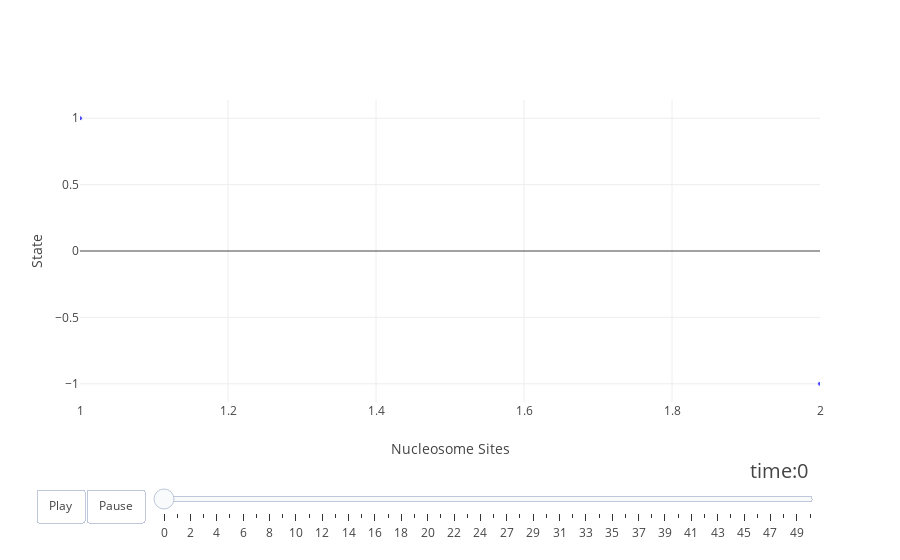

Notebook code for this chart:
### Code cell
numFrames = 50

from plotly.offline import init_notebook_mode, iplot
from IPython.display import display, HTML

init_notebook_mode(connected=True)

times = np.linspace(0, len(nucHistory) - 1, numFrames)

# make list of nucleosomes
nucSites = np.linspace(1, N, N)

# make figure
figure = {
    'data': [],
    'layout': {},
    'frames': []
}

# fill in most of layout
figure['layout']['xaxis'] = {'range': nucSites, 'title': 'Nucleosome Sites'}
figure['layout']['yaxis'] = {'title': 'State'}
figure['layout']['hovermode'] = 'closest'
figure['layout']['sliders'] = {
    'args': [
        'transition', {
            'duration': 400,
            'easing': 'cubic-in-out'
        }
    ],
    'initialValue': 0,
    'plotlycommand': 'animate',
    'values': times.tolist(),
    'visible': True
}
figure['layout']['updatemenus'] = [
    {
        'buttons': [
            {
                'args': [None, {'frame': {'duration': 500, 'redraw': False},
                         'fromcurrent': True, 'transition': {'duration': 300, 'easing': 'quadratic-in-out'}}],
                'label': 'Play',
                'method': 'animate'
            },
            {
                'args': [[None], {'frame': {'duration': 0, 'redraw': False}, 'mode': 'immediate',
                'transition': {'duration': 0}}],
                'label': 'Pause',
                'method': 'animate'
            }
        ],
        'direction': 'left',
        'pad': {'r': 10, 't': 87},
        'showactive': False,
        'type': 'buttons',
        'x': 0.1,
        'xanchor': 'right',
        'y': 0,
        'yanchor': 'top'
    }
]

sliders_dict = {
    'active': 0,
    'yanchor': 'top',
    'xanchor': 'left',
    'currentvalue': {
        'font': {'size': 20},
        'prefix': 'time:',
        'visible': True,
        'xanchor': 'right'
    },
    'transition': {'duration': 300, 'easing': 'cubic-in-out'},
    'pad': {'b': 10, 't': 50},
    'len': 0.9,
    'x': 0.1,
    'y': 0,
    'steps': []
}

# make data
time = 0
data_dict = {
    'x': nucSites.tolist(),
    'y': nucHistory[time]['sites'].tolist(),
    'mode': 'markers',
    'marker': {
        'color': nucHistory[time]['color'],
        'size': nucHistory[time]['size'],
    },
}
figure['data'].append(data_dict)
    
# make frames
for time in times:
    time = int(time)
    frame = {'data': [], 'name': str(time)}
    data_dict = {
        'x': nucSites.tolist(),
        'y': nucHistory[time]['sites'].tolist(),
        'mode': 'markers',
        'marker': {
            'color': nucHistory[time]['color'],
            'size': nucHistory[time]['size'],
        },
    }
    frame['data'].append(data_dict)
    figure['frames'].append(frame)
    slider_step = {'args': [
        [time],
        {'frame': {'duration': 300, 'redraw': False},
         'mode': 'immediate',
       'transition': {'duration': 300}}
     ],
     'label': time,
     'method': 'animate'}
    sliders_dict['steps'].append(slider_step)

    
figure['layout']['sliders'] = [sliders_dict]

iplot(figure)

### Figure 1 — Plotly figure (JSON) as saved in the notebook; plotly's stock layout.template omitted (floating-point values rounded to 4 significant figures)
{"data": [{"marker": {"color": ["blue", "blue", "blue", "blue", "blue", "blue", "blue", "blue", "blue", "blue", "blue", "blue", "blue", "blue", "blue", "blue", "blue", "blue", "blue", "blue", "blue", "blue", "blue", "blue", "blue", "blue", "blue", "blue", "blue", "blue", "blue", "blue", "blue", "blue", "blue", "blue", "blue", "blue", "blue", "blue", "blue", "blue", "blue", "blue", "blue", "blue", "blue", "blue", "blue", "blue", "blue", "blue", "blue", "blue", "blue", "blue", "blue", "blue", "blue", "blue"], "size": [5, 5, 5, 5, 5, 5, 5, 5, 5, 5, 5, 5, 5, 5, 5, 5, 5, 5, 5, 5, 5, 5, 5, 5, 5, 5, 5, 5, 5, 5, 5, 5, 5, 5, 5, 5, 5, 5, 5, 5, 5, 5, 5, 5, 5, 5, 5, 5, 5, 5, 5, 5, 5, 5, 5, 5, 5, 5, 5, 5]}, "mode": "markers", "x": [1, 2, 3, 4, 5, 6, 7, 8, 9, 10, 11, 12, 13, 14, 15, 16, 17, 18, 19, 20, 21, 22, 23, 24, 25, 26, 27, 28, 29, 30, 31, 32, 33, 34, 35, 36, 37, 38, 39, 40, 41, 42, 43, 44, 45, 46, 47, 48, 49, 50, 51, 52, 53, 54, 55, 56, 57, 58, 59, 60], "y": [1, -1, 1, 0, 1, 0, -1, -1, -1, 0, -1, 0, 0, 1, 1, 0, 1, 1, -1, 0, -1, -1, 0, 1, -1, -1, 0, 1, 0, -1, 0, -1, 0, 0, 0, 0, -1, 1, 1, 1, 1, 0, 0, 1, 0, 1, 0, -1, -1, 0, -1, -1, -1, 1, 1, 1, 1, -1, 1, -1]}], "layout": {"hovermode": "closest", "sliders": [{"active": 0, "currentvalue": {"font": {"size": 20}, "prefix": "time:", "visible": true, "xanchor": "right"}, "len": 0.9, "pad": {"b": 10, "t": 50}, "steps": [{"args": [[0], {"frame": {"duration": 300, "redraw": false}, "mode": "immediate", "transition": {"duration": 300}}], "label": 0, "method": "animate"}, {"args": [[1], {"frame": {"duration": 300, "redraw": false}, "mode": "immediate", "transition": {"duration": 300}}], "label": 1, "method": "animate"}, {"args": [[2], {"frame": {"duration": 300, "redraw": false}, "mode": "immediate", "transition": {"duration": 300}}], "label": 2, "method": "animate"}, {"args": [[3], {"frame": {"duration": 300, "redraw": false}, "mode": "immediate", "transition": {"duration": 300}}], "label": 3, "method": "animate"}, {"args": [[4], {"frame": {"duration": 300, "redraw": false}, "mode": "immediate", "transition": {"duration": 300}}], "label": 4, "method": "animate"}, {"args": [[5], {"frame": {"duration": 300, "redraw": false}, "mode": "immediate", "transition": {"duration": 300}}], "label": 5, "method": "animate"}, {"args": [[6], {"frame": {"duration": 300, "redraw": false}, "mode": "immediate", "transition": {"duration": 300}}], "label": 6, "method": "animate"}, {"args": [[7], {"frame": {"duration": 300, "redraw": false}, "mode": "immediate", "transition": {"duration": 300}}], "label": 7, "method": "animate"}, {"args": [[8], {"frame": {"duration": 300, "redraw": false}, "mode": "immediate", "transition": {"duration": 300}}], "label": 8, "method": "animate"}, {"args": [[9], {"frame": {"duration": 300, "redraw": false}, "mode": "immediate", "transition": {"duration": 300}}], "label": 9, "method": "animate"}, {"args": [[10], {"frame": {"duration": 300, "redraw": false}, "mode": "immediate", "transition": {"duration": 300}}], "label": 10, "method": "animate"}, {"args": [[11], {"frame": {"duration": 300, "redraw": false}, "mode": "immediate", "transition": {"duration": 300}}], "label": 11, "method": "animate"}, {"args": [[12], {"frame": {"duration": 300, "redraw": false}, "mode": "immediate", "transition": {"duration": 300}}], "label": 12, "method": "animate"}, {"args": [[13], {"frame": {"duration": 300, "redraw": false}, "mode": "immediate", "transition": {"duration": 300}}], "label": 13, "method": "animate"}, {"args": [[14], {"frame": {"duration": 300, "redraw": false}, "mode": "immediate", "transition": {"duration": 300}}], "label": 14, "method": "animate"}, {"args": [[15], {"frame": {"duration": 300, "redraw": false}, "mode": "immediate", "transition": {"duration": 300}}], "label": 15, "method": "animate"}, {"args": [[16], {"frame": {"duration": 300, "redraw": false}, "mode": "immediate", "transition": {"duration": 300}}], "label": 16, "method": "animate"}, {"args": [[17], {"frame": {"duration": 300, "redraw": false}, "mode": "immediate", "transition": {"duration": 300}}], "label": 17, "method": "animate"}, {"args": [[18], {"frame": {"duration": 300, "redraw": false}, "mode": "immediate", "transition": {"duration": 300}}], "label": 18, "method": "animate"}, {"args": [[19], {"frame": {"duration": 300, "redraw": false}, "mode": "immediate", "transition": {"duration": 300}}], "label": 19, "method": "animate"}, {"args": [[20], {"frame": {"duration": 300, "redraw": false}, "mode": "immediate", "transition": {"duration": 300}}], "label": 20, "method": "animate"}, {"args": [[21], {"frame": {"duration": 300, "redraw": false}, "mode": "immediate", "transition": {"duration": 300}}], "label": 21, "method": "animate"}, {"args": [[22], {"frame": {"duration": 300, "redraw": false}, "mode": "immediate", "transition": {"duration": 300}}], "label": 22, "method": "animate"}, {"args": [[23], {"frame": {"duration": 300, "redraw": false}, "mode": "immediate", "transition": {"duration": 300}}], "label": 23, "method": "animate"}, {"args": [[24], {"frame": {"duration": 300, "redraw": false}, "mode": "immediate", "transition": {"duration": 300}}], "label": 24, "method": "animate"}, {"args": [[26], {"frame": {"duration": 300, "redraw": false}, "mode": "immediate", "transition": {"duration": 300}}], "label": 26, "method": "animate"}, {"args": [[27], {"frame": {"duration": 300, "redraw": false}, "mode": "immediate", "transition": {"duration": 300}}], "label": 27, "method": "animate"}, {"args": [[28], {"frame": {"duration": 300, "redraw": false}, "mode": "immediate", "transition": {"duration": 300}}], "label": 28, "method": "animate"}, {"args": [[29], {"frame": {"duration": 300, "redraw": false}, "mode": "immediate", "transition": {"duration": 300}}], "label": 29, "method": "animate"}, {"args": [[30], {"frame": {"duration": 300, "redraw": false}, "mode": "immediate", "transition": {"duration": 300}}], "label": 30, "method": "animate"}, {"args": [[31], {"frame": {"duration": 300, "redraw": false}, "mode": "immediate", "transition": {"duration": 300}}], "label": 31, "method": "animate"}, {"args": [[32], {"frame": {"duration": 300, "redraw": false}, "mode": "immediate", "transition": {"duration": 300}}], "label": 32, "method": "animate"}, {"args": [[33], {"frame": {"duration": 300, "redraw": false}, "mode": "immediate", "transition": {"duration": 300}}], "label": 33, "method": "animate"}, {"args": [[34], {"frame": {"duration": 300, "redraw": false}, "mode": "immediate", "transition": {"duration": 300}}], "label": 34, "method": "animate"}, {"args": [[35], {"frame": {"duration": 300, "redraw": false}, "mode": "immediate", "transition": {"duration": 300}}], "label": 35, "method": "animate"}, {"args": [[36], {"frame": {"duration": 300, "redraw": false}, "mode": "immediate", "transition": {"duration": 300}}], "label": 36, "method": "animate"}, {"args": [[37], {"frame": {"duration": 300, "redraw": false}, "mode": "immediate", "transition": {"duration": 300}}], "label": 37, "method": "animate"}, {"args": [[38], {"frame": {"duration": 300, "redraw": false}, "mode": "immediate", "transition": {"duration": 300}}], "label": 38, "method": "animate"}, {"args": [[39], {"frame": {"duration": 300, "redraw": false}, "mode": "immediate", "transition": {"duration": 300}}], "label": 39, "method": "animate"}, {"args": [[40], {"frame": {"duration": 300, "redraw": false}, "mode": "immediate", "transition": {"duration": 300}}], "label": 40, "method": "animate"}, {"args": [[41], {"frame": {"duration": 300, "redraw": false}, "mode": "immediate", "transition": {"duration": 300}}], "label": 41, "method": "animate"}, {"args": [[42], {"frame": {"duration": 300, "redraw": false}, "mode": "immediate", "transition": {"duration": 300}}], "label": 42, "method": "animate"}, {"args": [[43], {"frame": {"duration": 300, "redraw": false}, "mode": "immediate", "transition": {"duration": 300}}], "label": 43, "method": "animate"}, {"args": [[44], {"frame": {"duration": 300, "redraw": false}, "mode": "immediate", "transition": {"duration": 300}}], "label": 44, "method": "animate"}, {"args": [[45], {"frame": {"duration": 300, "redraw": false}, "mode": "immediate", "transition": {"duration": 300}}], "label": 45, "method": "animate"}, {"args": [[46], {"frame": {"duration": 300, "redraw": false}, "mode": "immediate", "transition": {"duration": 300}}], "label": 46, "method": "animate"}, {"args": [[47], {"frame": {"duration": 300, "redraw": false}, "mode": "immediate", "transition": {"duration": 300}}], "label": 47, "method": "animate"}, {"args": [[48], {"frame": {"duration": 300, "redraw": false}, "mode": "immediate", "transition": {"duration": 300}}], "label": 48, "method": "animate"}, {"args": [[49], {"frame": {"duration": 300, "redraw": false}, "mode": "immediate", "transition": {"duration": 300}}], "label": 49, "method": "animate"}, {"args": [[51], {"frame": {"duration": 300, "redraw": false}, "mode": "immediate", "transition": {"duration": 300}}], "label": 51, "method": "animate"}], "transition": {"duration": 300, "easing": "cubic-in-out"}, "x": 0.1, "xanchor": "left", "y": 0, "yanchor": "top"}], "updatemenus": [{"buttons": [{"args": [null, {"frame": {"duration": 500, "redraw": false}, "fromcurrent": true, "transition": {"duration": 300, "easing": "quadratic-in-out"}}], "label": "Play", "method": "animate"}, {"args": [[null], {"frame": {"duration": 0, "redraw": false}, "mode": "immediate", "transition": {"duration": 0}}], "label": "Pause", "method": "animate"}], "direction": "left", "pad": {"r": 10, "t": 87}, "showactive": false, "type": "buttons", "x": 0.1, "xanchor": "right", "y": 0, "yanchor": "top"}], "xaxis": {"range": [1, 2, 3, 4, 5, 6, 7, 8, 9, 10, 11, 12, 13, 14, 15, 16, 17, 18, 19, 20, 21, 22, 23, 24, 25, 26, 27, 28, 29, 30, 31, 32, 33, 34, 35, 36, 37, 38, 39, 40, 41, 42, 43, 44, 45, 46, 47, 48, 49, 50, 51, 52, 53, 54, 55, 56, 57, 58, 59, 60], "title": "Nucleosome Sites"}, "yaxis": {"title": "State"}}}
